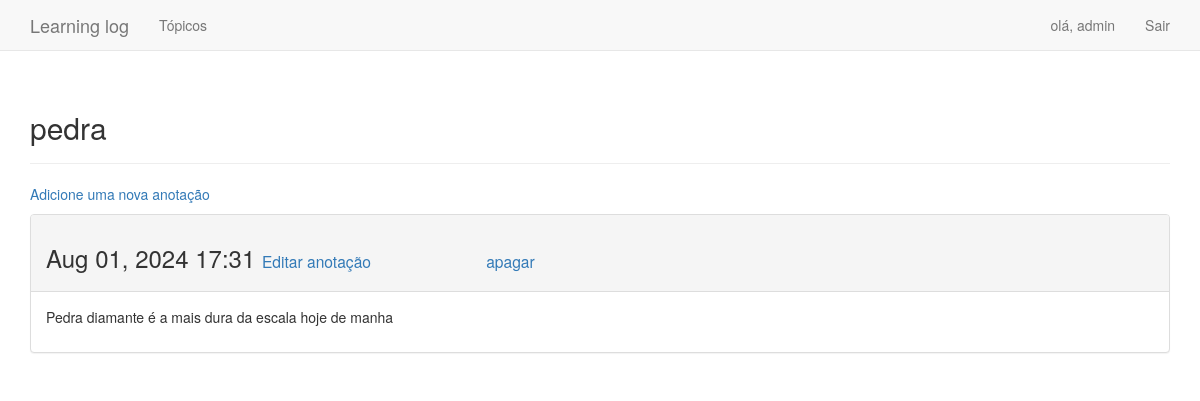
/topics/9/ (signed in), run on an earlier commit of the app's database.
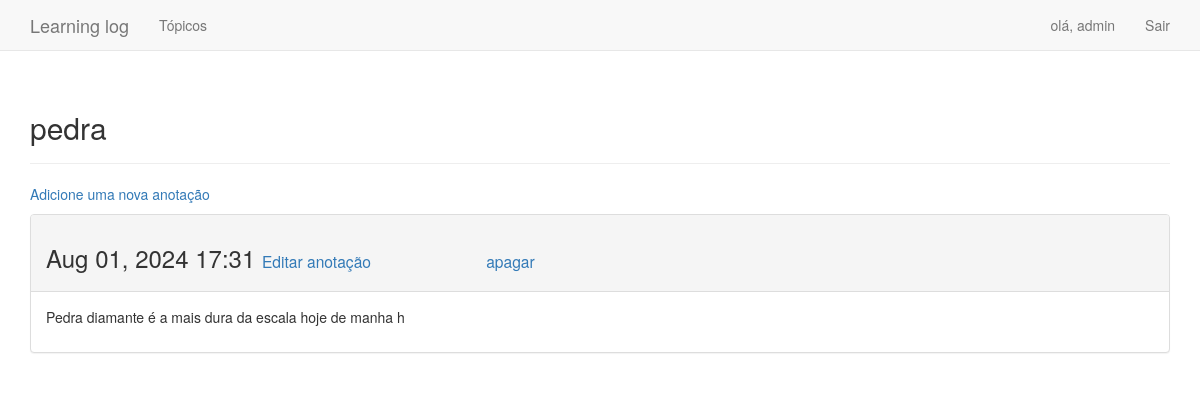
And on a later commit of the database.
### learning_logs/models.py (models this page shows, shortened)
class Topic(models.Model):
    text = models.CharField(max_length=200)
    date_added = models.DateTimeField(auto_now_add=True)
    owner = models.ForeignKey(User, on_delete=models.CASCADE)
    def __str__(self):
        return self.text

class Entry(models.Model):
    topic = models.ForeignKey(Topic, on_delete=models.CASCADE)
    text = models.TextField()
    date_added = models.DateTimeField(auto_now_add=True)
    class Meta:
        verbose_name_plural = 'entries'

### learning_logs/views.py (the view)
# urls.py: path('topics/<topic_id>/', views.topic, name='topic'),
@login_required
def topic(request, topic_id):
    topic = Topic.objects.get(id = topic_id)
    if topic.owner != request.user:
        raise Http404
    entries = topic.entry_set.order_by('-date_added')
    context = {'topic': topic, 'entries': entries}
    return render(request, 'learning_logs/topic.html', context)

### learning_logs/templates/learning_logs/topic.html (shortened to what this page needs)
<!DOCTYPE html>
<html lang="pt-br">
<head>
</head>
<body>
    {% extends "learning_logs/base.html" %}
    {% block header %}
        <h2>{{ topic }}</h2>
    {% endblock header %}
    {%block content%}
        <p>
            <a href="{% url 'new_entry'  topic.id %}">
                Adicione uma nova anotação
            </a>
        </p>
            {% for entry in entries%}
                    <div class="panel panel-default">
                        <div class="panel-heading">
                            <h3>
                                {{ entry.date_added | date:'M d, Y H:i'}}
                                <small>
                                    <a href="{% url 'edit_entry' entry.id %}">Editar anotação</a>
                                </small>
                                <small>
                                    <a style="padding-left: 10%;" href="{% url 'delete_entry' entry.id %}">apagar</a>
                                </small>
                            </h3>
                        </div>
                        <div class="panel-body">
                            {{ entry.text | linebreaks }}
                        </div>
                    </div>
            {%empty%}
                Não há registro.
            {% endfor %}
    {% endblock content %}

### learning_logs/templates/learning_logs/base.html (shortened to what this page needs)
{% load bootstrap3 %}
<!DOCTYPE html>
<html lang="pt-br">
<head>
    <link rel="stylesheet" href="styles/style_base.css">
    {% bootstrap_css %}
</head>
<body>
    <nav  class="navbar navbar-default navbar-static-top">
        <div  class="container">
            <div  class="navbar-header">
                <a  class="navbar-brand" href="{% url 'index' %}">Learning log </a>
            </div>
            <div id="#navbar" class="collapse navbar-collapse">
                <ul class="nav navbar-nav">
                    <li><a href="{% url 'topics' %}">Tópicos</a></li>
                </ul>
                <ul class="nav navbar-nav navbar-right">
                    {% if user.is_authenticated %}
                        <li><a href="">olá, {{ user.username }}</li></a>
                        <li><a href="{% url 'logout'%}">Sair</a></li>
                    {% else %}
                        <li><a href="{% url 'register'   %}">Registrar</a></li>
                        <li><a href="{% url 'login' %}">Entrar</a></li>
                    {% endif %}
                </ul>
            </div>
        </div>
    </nav>
    <div class="container">
        <div class="page-header">
            {% block header %}{% endblock header %}
        </div>
        <div>
            {% block content %}{% endblock content %}
        </div>
    </div>
</body>
</html>

### learning_logs/templates/learning_logs/styles/style_base.css (style rules this page uses)
body { background-color: rgba(0, 0, 0, 0.623); }

What changed in the data, as far as the page shows it:
changed Entry: text "Pedra diamante é a mais dura da escala hoje de manha" → "Pedra diamante é a mais dura da escala hoje de manha h"
